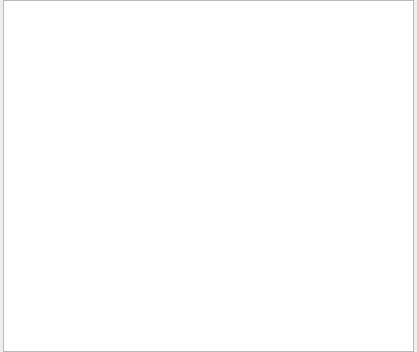
<?xml version="1.0" encoding="UTF-8"?>
<ui version="4.0">
 <class>ColumnsProperties</class>
 <widget class="QWidget" name="ColumnsProperties">
  <property name="geometry">
   <rect>
    <x>0</x>
    <y>0</y>
    <width>417</width>
    <height>352</height>
   </rect>
  </property>
  <property name="windowTitle">
   <string>Form</string>
  </property>
  <layout class="QVBoxLayout" name="verticalLayout">
   <property name="spacing">
    <number>3</number>
   </property>
   <property name="leftMargin">
    <number>3</number>
   </property>
   <property name="topMargin">
    <number>0</number>
   </property>
   <property name="rightMargin">
    <number>3</number>
   </property>
   <property name="bottomMargin">
    <number>0</number>
   </property>
   <item>
    <layout class="QHBoxLayout" name="horizontalLayout_2">
     <property name="spacing">
      <number>0</number>
     </property>
     <item>
      <widget class="QTableView" name="tableView"/>
     </item>
    </layout>
   </item>
  </layout>
 </widget>
 <resources/>
 <connections/>
</ui>
